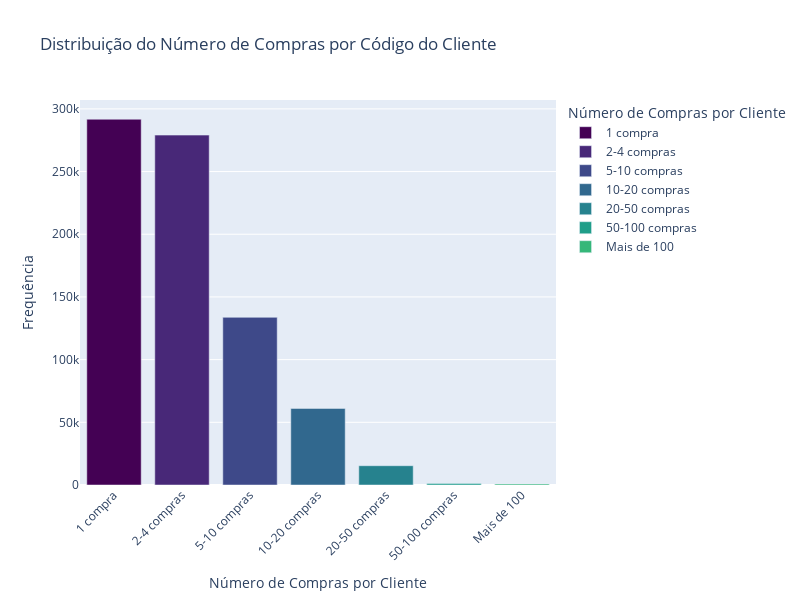

The notebook cell saved with this chart:
### Markdown cell above
## What's the distribution of purchases per client?

### Code cell
compras_por_cliente = vendas.groupby('COD_CLIENTE')['COD_CUPOM'].nunique()

# Define the bins and labels
bins = [1, 2, 5, 10, 20, 50, 100, compras_por_cliente.max() + 1]
labels = ['1 compra', '2-4 compras', '5-10 compras', '10-20 compras', '20-50 compras', '50-100 compras', 'Mais de 100']

# Bin the data
compras_por_cliente_binned = pd.cut(compras_por_cliente, bins=bins, labels=labels, right=False)

# Create a DataFrame for plotting
df_plot = compras_por_cliente_binned.value_counts().reset_index()
df_plot.columns = ['Número de Compras por Cliente', 'Frequência']
df_plot.sort_values('Número de Compras por Cliente', inplace=True)

# Plot using Plotly Express
fig = px.bar(df_plot, x='Número de Compras por Cliente', y='Frequência', 
             color='Número de Compras por Cliente', 
             title='Distribuição do Número de Compras por Código do Cliente',
             labels={'Número de Compras por Cliente': 'Número de Compras por Cliente', 'Frequência': 'Frequência'},
             color_discrete_sequence=px.colors.sequential.Viridis)

# Customize layout
fig.update_layout(xaxis_title='Número de Compras por Cliente', 
                  yaxis_title='Frequência',
                  xaxis_tickangle=-45,
                  width=800, height=600)

fig.show()

### Figure 1 — Plotly figure (JSON) as saved in the notebook; plotly's stock layout.template omitted (floating-point values rounded to 4 significant figures)
{"data": [{"alignmentgroup": "True", "hovertemplate": "Número de Compras por Cliente=%{x}<br>Frequência=%{y}<extra></extra>", "legendgroup": "1 compra", "marker": {"color": "#440154", "pattern": {"shape": ""}}, "name": "1 compra", "offsetgroup": "1 compra", "orientation": "v", "showlegend": true, "textposition": "auto", "type": "bar", "x": ["1 compra"], "xaxis": "x", "y": [291716], "yaxis": "y"}, {"alignmentgroup": "True", "hovertemplate": "Número de Compras por Cliente=%{x}<br>Frequência=%{y}<extra></extra>", "legendgroup": "2-4 compras", "marker": {"color": "#482878", "pattern": {"shape": ""}}, "name": "2-4 compras", "offsetgroup": "2-4 compras", "orientation": "v", "showlegend": true, "textposition": "auto", "type": "bar", "x": ["2-4 compras"], "xaxis": "x", "y": [279057], "yaxis": "y"}, {"alignmentgroup": "True", "hovertemplate": "Número de Compras por Cliente=%{x}<br>Frequência=%{y}<extra></extra>", "legendgroup": "5-10 compras", "marker": {"color": "#3e4989", "pattern": {"shape": ""}}, "name": "5-10 compras", "offsetgroup": "5-10 compras", "orientation": "v", "showlegend": true, "textposition": "auto", "type": "bar", "x": ["5-10 compras"], "xaxis": "x", "y": [133722], "yaxis": "y"}, {"alignmentgroup": "True", "hovertemplate": "Número de Compras por Cliente=%{x}<br>Frequência=%{y}<extra></extra>", "legendgroup": "10-20 compras", "marker": {"color": "#31688e", "pattern": {"shape": ""}}, "name": "10-20 compras", "offsetgroup": "10-20 compras", "orientation": "v", "showlegend": true, "textposition": "auto", "type": "bar", "x": ["10-20 compras"], "xaxis": "x", "y": [61061], "yaxis": "y"}, {"alignmentgroup": "True", "hovertemplate": "Número de Compras por Cliente=%{x}<br>Frequência=%{y}<extra></extra>", "legendgroup": "20-50 compras", "marker": {"color": "#26828e", "pattern": {"shape": ""}}, "name": "20-50 compras", "offsetgroup": "20-50 compras", "orientation": "v", "showlegend": true, "textposition": "auto", "type": "bar", "x": ["20-50 compras"], "xaxis": "x", "y": [15382], "yaxis": "y"}, {"alignmentgroup": "True", "hovertemplate": "Número de Compras por Cliente=%{x}<br>Frequência=%{y}<extra></extra>", "legendgroup": "50-100 compras", "marker": {"color": "#1f9e89", "pattern": {"shape": ""}}, "name": "50-100 compras", "offsetgroup": "50-100 compras", "orientation": "v", "showlegend": true, "textposition": "auto", "type": "bar", "x": ["50-100 compras"], "xaxis": "x", "y": [1157], "yaxis": "y"}, {"alignmentgroup": "True", "hovertemplate": "Número de Compras por Cliente=%{x}<br>Frequência=%{y}<extra></extra>", "legendgroup": "Mais de 100", "marker": {"color": "#35b779", "pattern": {"shape": ""}}, "name": "Mais de 100", "offsetgroup": "Mais de 100", "orientation": "v", "showlegend": true, "textposition": "auto", "type": "bar", "x": ["Mais de 100"], "xaxis": "x", "y": [891], "yaxis": "y"}], "layout": {"barmode": "relative", "height": 600, "legend": {"title": {"text": "Número de Compras por Cliente"}, "tracegroupgap": 0}, "title": {"text": "Distribuição do Número de Compras por Código do Cliente"}, "width": 800, "xaxis": {"anchor": "y", "categoryarray": ["1 compra", "2-4 compras", "5-10 compras", "10-20 compras", "20-50 compras", "50-100 compras", "Mais de 100"], "categoryorder": "array", "domain": [0, 1], "tickangle": -45, "title": {"text": "Número de Compras por Cliente"}}, "yaxis": {"anchor": "x", "domain": [0, 1], "title": {"text": "Frequência"}}}}
